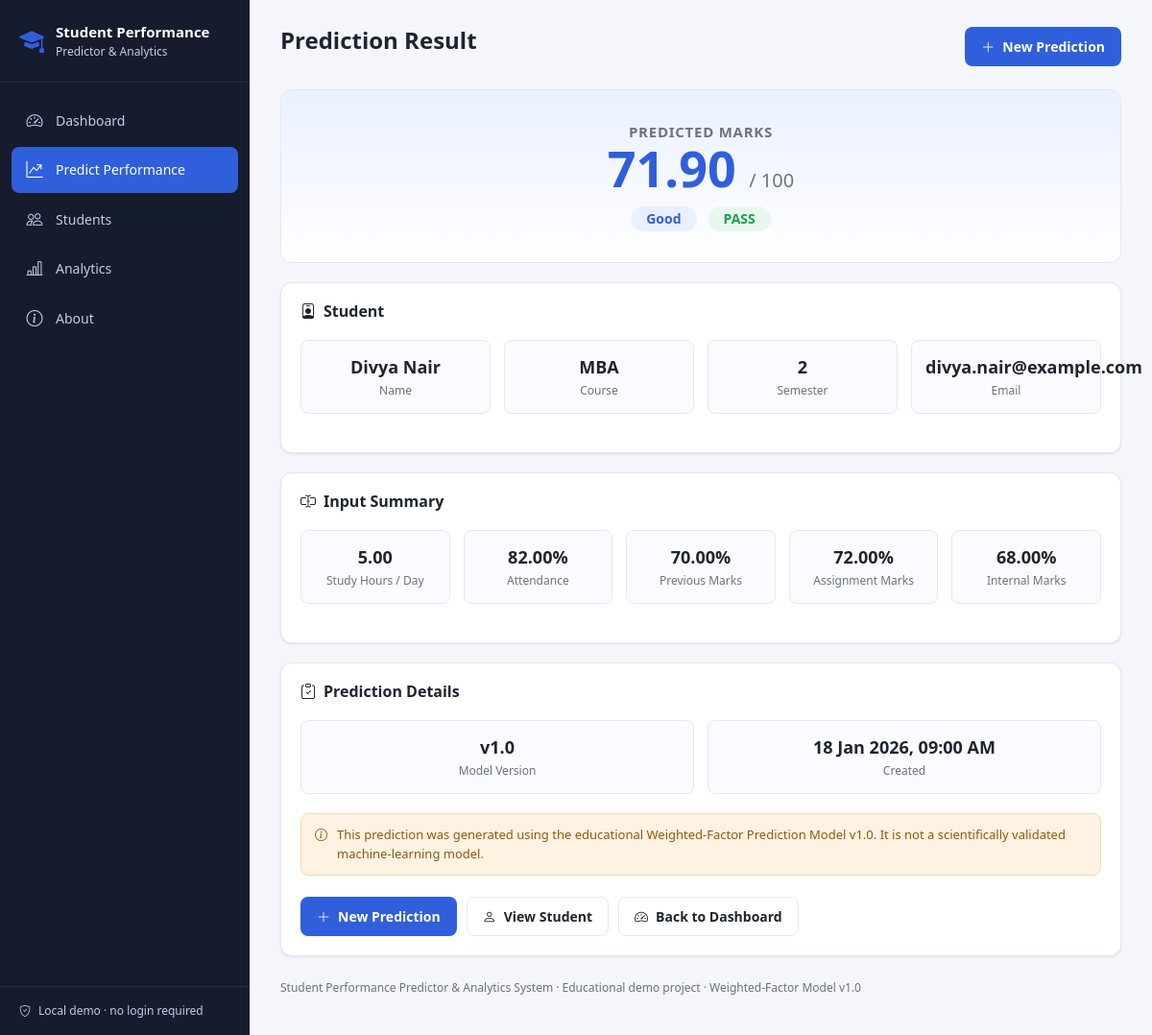
The app's page /result.php?id=14 with its own data.
### tables this page shows
CREATE TABLE student_performance (
    id INT AUTO_INCREMENT PRIMARY KEY,

    student_id INT NOT NULL,
    semester INT NOT NULL,

    study_hours_per_day DECIMAL(4,2)
        CHECK (study_hours_per_day BETWEEN 0 AND 24),

    attendance DECIMAL(5,2)
        CHECK (attendance BETWEEN 0 AND 100),

    previous_marks DECIMAL(5,2)
        CHECK (previous_marks BETWEEN 0 AND 100),

    assignment_marks DECIMAL(5,2)
        CHECK (assignment_marks BETWEEN 0 AND 100),

    internal_marks DECIMAL(5,2)
        CHECK (internal_marks BETWEEN 0 AND 100),

    predicted_marks DECIMAL(5,2)
        CHECK (predicted_marks BETWEEN 0 AND 100),

    performance ENUM('Excellent', 'Good', 'Average', 'Poor') DEFAULT NULL,

    result ENUM('Pass', 'Fail') DEFAULT NULL,

    model_version VARCHAR(20) DEFAULT NULL,

    created_at TIMESTAMP DEFAULT CURRENT_TIMESTAMP,
    updated_at TIMESTAMP DEFAULT CURRENT_TIMESTAMP ON UPDATE CURRENT_TIMESTAMP,

    FOREIGN KEY (student_id) REFERENCES students(id) ON DELETE CASCADE,

    INDEX idx_performance (performance),
    INDEX idx_result (result),
    INDEX idx_student_semester (student_id, semester),
    INDEX idx_created_at (created_at)
);

CREATE TABLE students (
    id INT AUTO_INCREMENT PRIMARY KEY,
    name VARCHAR(100) NOT NULL,
    email VARCHAR(100) UNIQUE,
    course_id INT,
    semester INT CHECK (semester BETWEEN 1 AND 12),

    FOREIGN KEY (course_id) REFERENCES courses(id)
);

CREATE TABLE courses (
    id INT AUTO_INCREMENT PRIMARY KEY,
    course_name VARCHAR(50) NOT NULL UNIQUE
);

### includes/functions.php (called while the page is built, shortened)
<?php
function h($value)
{
    return htmlspecialchars((string) $value, ENT_QUOTES, 'UTF-8');
}
function badgeClass(string $status): string
{
    $map = [
        'Excellent' => 'badge badge-excellent',
        'Good'      => 'badge badge-good',
        'Average'   => 'badge badge-average',
        'Poor'      => 'badge badge-poor',
        'Pass'      => 'badge badge-pass',
        'Fail'      => 'badge badge-fail',
    ];
    return $map[$status] ?? 'badge';
}

### result.php (the view, shortened to what this page needs)
<?php
require_once __DIR__ . '/includes/header.php';
$id = filter_input(INPUT_GET, 'id', FILTER_VALIDATE_INT);
$record = null;
if ($id !== false && $id !== null && $id > 0) {
    $stmt = $pdo->prepare("
        SELECT sp.*, s.name AS student_name, s.email AS student_email, c.course_name
        FROM student_performance sp
        JOIN students s ON s.id = sp.student_id
        LEFT JOIN courses c ON c.id = s.course_id
        WHERE sp.id = ?
    ");
    $stmt->execute([$id]);
    $record = $stmt->fetch();
}
require_once __DIR__ . '/includes/sidebar.php';
?>
<main class="main-content">
    <?php $pageDescription = ''; require_once __DIR__ . '/includes/navbar.php'; ?>
    <?php if (!$record): ?>
        <div class="card-box">
            <div class="empty-state">
                <i class="bi bi-exclamation-triangle"></i>
                Prediction record not found. It may have been deleted, or the link is invalid.
            </div>
            <div class="form-actions" style="justify-content:center;">
                <a href="predict.php" class="btn btn-primary-solid">New Prediction</a>
                <a href="index.php" class="btn btn-outline">Back to Dashboard</a>
            </div>
        </div>
    <?php else: ?>
        <div class="result-hero">
            <div class="hint" style="text-transform:uppercase; letter-spacing:.05em; color:var(--text-muted); font-weight:600;">
                Predicted Marks
            </div>
            <div class="result-score"><?= h($record['predicted_marks']) ?> <span>/ 100</span></div>
            <div class="result-badges">
                <span class="<?= badgeClass($record['performance']) ?>"><?= h($record['performance']) ?></span>
                <span class="<?= badgeClass($record['result']) ?>"><?= strtoupper(h($record['result'])) ?></span>
            </div>
        </div>
        <div class="card-box" style="margin-bottom:20px;">
            <h2 class="section-title"><i class="bi bi-person-badge"></i> Student</h2>
            <div class="summary-grid">
                <div class="summary-item">
                    <div class="value"><?= h($record['student_name']) ?></div>
                    <div class="label">Name</div>
                </div>
                <div class="summary-item">
                    <div class="value"><?= h($record['course_name'] ?? '—') ?></div>
                    <div class="label">Course</div>
                </div>
                <div class="summary-item">
                    <div class="value"><?= h($record['semester']) ?></div>
                    <div class="label">Semester</div>
                </div>
                <div class="summary-item">
                    <div class="value"><?= h($record['student_email'] ?? '—') ?></div>
                    <div class="label">Email</div>
                </div>
            </div>
        </div>
        <div class="card-box" style="margin-bottom:20px;">
            <h2 class="section-title"><i class="bi bi-input-cursor-text"></i> Input Summary</h2>
            <div class="summary-grid">
                <div class="summary-item">
                    <div class="value"><?= h($record['study_hours_per_day']) ?></div>
                    <div class="label">Study Hours / Day</div>
                </div>
                <div class="summary-item">
                    <div class="value"><?= h($record['attendance']) ?>%</div>
                    <div class="label">Attendance</div>
                </div>
                <div class="summary-item">
                    <div class="value"><?= h($record['previous_marks']) ?>%</div>
                    <div class="label">Previous Marks</div>
                </div>
                <div class="summary-item">
                    <div class="value"><?= h($record['assignment_marks']) ?>%</div>
                    <div class="label">Assignment Marks</div>
                </div>
                <div class="summary-item">
                    <div class="value"><?= h($record['internal_marks']) ?>%</div>
                    <div class="label">Internal Marks</div>
                </div>
            </div>
        </div>
        <div class="card-box">
            <h2 class="section-title"><i class="bi bi-clipboard-check"></i> Prediction Details</h2>
            <div class="summary-grid">
                <div class="summary-item">
                    <div class="value"><?= h($record['model_version']) ?></div>
                    <div class="label">Model Version</div>
                </div>
                <div class="summary-item">
                    <div class="value"><?= h(date('d M Y, h:i A', strtotime($record['created_at']))) ?></div>
                    <div class="label">Created</div>
                </div>
            </div>
            <div class="disclaimer-box">
                <i class="bi bi-info-circle"></i>
                <span>This prediction was generated using the educational Weighted-Factor Prediction Model <?= h($record['model_version']) ?>. It is not a scientifically validated machine-learning model.</span>
            </div>
            <div class="form-actions">
                <a href="predict.php" class="btn btn-primary-solid"><i class="bi bi-plus-lg"></i> New Prediction</a>
                <a href="student_view.php?id=<?= (int) $record['student_id'] ?>" class="btn btn-outline"><i class="bi bi-person"></i> View Student</a>
                <a href="index.php" class="btn btn-outline"><i class="bi bi-speedometer2"></i> Back to Dashboard</a>
            </div>
        </div>
    <?php endif; ?>
<?php require_once __DIR__ . '/includes/footer.php'; ?>

### style.css (style rules this page uses)
:root { --primary: #2f5fdb; --primary-dark: #23429e; --primary-light: #eaf0ff; --secondary: #6b7280; --success: #16a34a; --success-light: #e8f7ee; --danger: #dc2626; --danger-light: #fdecec; --warning: #d97706; --warning-light: #fef3e2; --info: #0891b2; --info-light: #e3f6f9; --background: #f4f6fb; --surface: #ffffff; --border: #e5e8f0; --text: #1f2430; --text-muted: #6b7280; --sidebar-bg: #161b2e; --sidebar-bg-hover: #232a44; --sidebar-text: #c7cbe0; --sidebar-text-active: #ffffff; --radius: 12px; --radius-sm: 8px; --shadow: 0 1px 3px rgba(16, 24, 40, 0.06), 0 1px 2px rgba(16, 24, 40, 0.04); --shadow-md: 0 4px 12px rgba(16, 24, 40, 0.08); --sidebar-width: 260px; }
* { box-sizing: border-box; }
body { margin: 0; font-family: 'Segoe UI', Roboto, -apple-system, BlinkMacSystemFont, sans-serif; background: var(--background); color: var(--text); font-size: 15px; line-height: 1.5; }
a { text-decoration: none; color: inherit; }
.main-content { margin-left: var(--sidebar-width); flex: 1; padding: 28px 32px 8px; min-width: 0; }
.btn-primary-solid, .btn-outline, .btn-danger-solid, .btn-plain { display: inline-flex; align-items: center; gap: 8px; padding: 9px 16px; border-radius: var(--radius-sm); font-size: 14px; font-weight: 600; border: 1px solid transparent; cursor: pointer; white-space: nowrap; }
.btn-primary-solid { background: var(--primary); color: #fff; }
.btn-outline { background: #fff; border-color: var(--border); color: var(--text); }
.card-box { background: var(--surface); border-radius: var(--radius); box-shadow: var(--shadow); padding: 20px; border: 1px solid var(--border); }
.section-title { font-size: 16px; font-weight: 700; margin: 0 0 14px; display: flex; align-items: center; gap: 8px; }
.badge { display: inline-block; padding: 4px 10px; border-radius: 999px; font-size: 12px; font-weight: 600; }
.badge-good { background: var(--primary-light); color: var(--primary); }
.badge-pass { background: var(--success-light); color: var(--success); }
.form-actions { display: flex; gap: 10px; margin-top: 22px; flex-wrap: wrap; }
.result-hero { text-align: center; padding: 32px 20px; border-radius: var(--radius); background: linear-gradient(180deg, var(--primary-light), #fff); border: 1px solid var(--border); margin-bottom: 20px; }
.result-score { font-size: 52px; font-weight: 800; color: var(--primary); line-height: 1; }
.result-score span { font-size: 20px; color: var(--text-muted); font-weight: 500; }
.result-badges { display: flex; justify-content: center; gap: 12px; margin-top: 14px; flex-wrap: wrap; }
.result-badges .badge { font-size: 14px; padding: 6px 16px; }
.summary-grid { display: grid; grid-template-columns: repeat(auto-fit, minmax(150px, 1fr)); gap: 14px; margin: 20px 0; }
.summary-item { background: #fafbff; border: 1px solid var(--border); border-radius: var(--radius-sm); padding: 14px; text-align: center; }
.summary-item .value { font-size: 18px; font-weight: 700; }
.summary-item .label { font-size: 12px; color: var(--text-muted); margin-top: 2px; }
.disclaimer-box { background: var(--warning-light); color: #92580a; border: 1px solid #f4dba7; border-radius: var(--radius-sm); padding: 12px 14px; font-size: 13px; margin-top: 18px; display: flex; gap: 10px; }

### records on screen
student_performance: predicted_marks "71.90", performance "Good", result "PASS", student.name "Divya Nair", courses.course_name "MBA", semester "2", student.email "divya.nair@example.com", study_hours_per_day "5.00", attendance "82.00", previous_marks "70.00", assignment_marks "72.00", internal_marks "68.00", model_version "v1.0", created_at "18 Jan 2026, 09:00 AM"

### other values on screen
$label "Dashboard Predict Performance Students Analytics About"
$pageTitle "Prediction Result"
MODEL_VERSION "v1.0"
